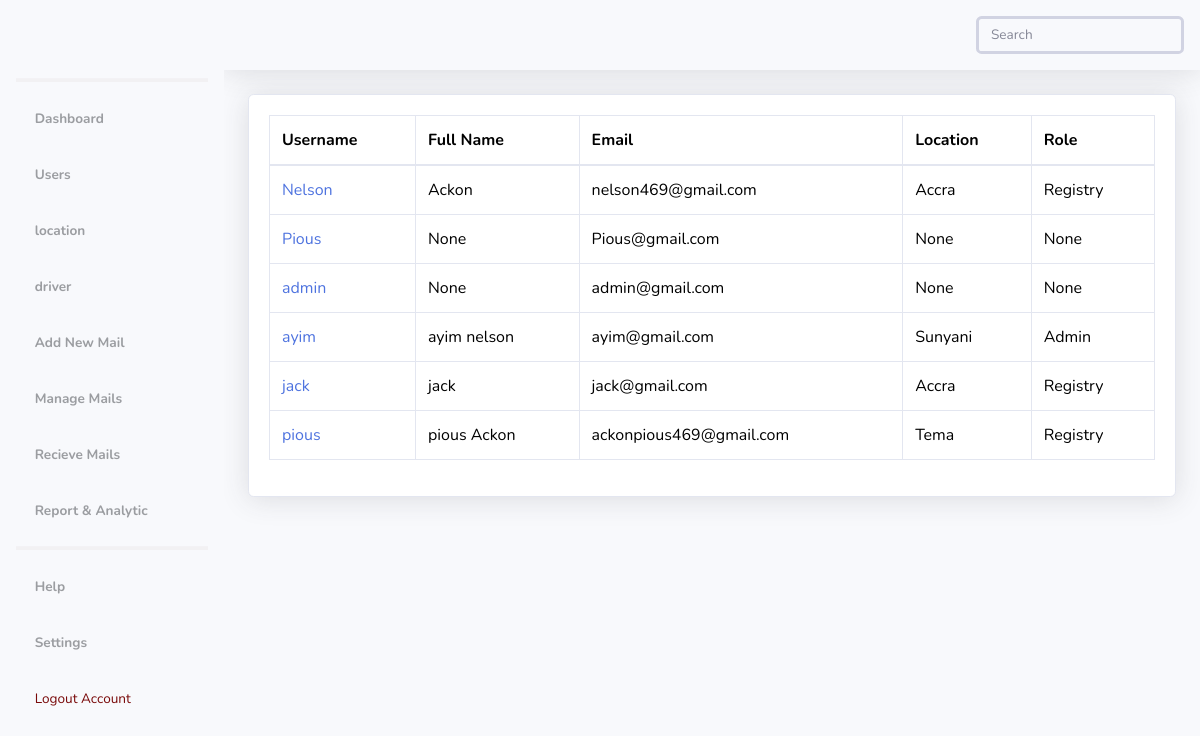
/dashboard/users (signed in), run on the app's committed database.
### authentication/models.py (models this page shows, shortened)
class User(AbstractUser):
    full_name = models.CharField(max_length=200, null=True, blank=False)
    email = models.EmailField(unique=True, null=True, blank=False)
    is_admin = models.BooleanField(default=False)
    is_registry = models.BooleanField(default=False)
    location = models.ForeignKey(Location, on_delete=models.SET_NULL, null=True, blank=False)
    class Meta:
        ordering = ['username']

class Location(models.Model):
    name = models.CharField(max_length=100, unique=True)
    created_at = models.DateTimeField(auto_now_add=True)
    updated_at = models.DateTimeField(auto_now=True)
    def __str__(self):
        return self.name

### management/views.py (the view)
# urls.py: path('users', UserListView.as_view(), name='users' ),
@method_decorator([login_required, admin_required], name='dispatch')
class UserListView(ListView):
    model = User
    template_name = 'authentication/user_list.html'
    context_object_name = 'users'

### management/templatetags/custom_tags.py (called while the page is built)
@register.simple_tag(takes_context=True)
def get_locations(context):
    request = context['request']
    user_location = request.user.location
    if request.user.is_authenticated and request.user.is_admin:
        locations = Location.objects.all()
    else:
        locations = Location.objects.exclude(id=user_location.id)
    return locations

### templates/authentication/user_list.html (shortened to what this page needs)
{% load static %}
<!DOCTYPE html>
<html lang="en">
<head>
    {% include 'components/css.html' %}
</head>
<body id="page-top">
    <div id="wrapper">
            {% include 'components/sidebar.html' %}
        <div id="content-wrapper" class="d-flex flex-column">
            <div id="content">
                {% include 'components/navbar.html' %}
                <div class="container-fluid">
                    <div class="card shadow mb-4">
                        <div class="card-body">
                            <div class="table-responsive">
                                <table class="table table-bordered" id="dataTable" width="100%" cellspacing="0">
                                    <thead>
                                        <tr>
                                            <th>Username</th>
                                            <th>Full Name</th>
                                            <th>Email</th>
                                            <th>Location</th>
                                            <th>Role</th>
                                        </tr>
                                    </thead>
                                    <tbody>
                                        {% for user in users %}
                                        <tr>
                                            <td><a href="{% url 'user_detail' user.pk %}">{{user.username}}</a></td>
                                            <td>{{user.full_name}}</td>
                                            <td>{{user.email}}</td>
                                            <td>{{user.location}}</td>
                                            {% if user.is_admin %}
                                            <td>Admin</td>
                                            {% elif user.is_registry %}
                                            <td>Registry</td>
                                            {% else %}
                                            <td>None</td>
                                            {% endif %}
                                        </tr>
                                        {% endfor %}
                                    </tbody>
                                </table>
                            </div>
                        </div>
                    </div>
                </div>
            </div>
        </div>
    </div>
</body>
</html>

### data on the page
User: username "Nelson", full_name "Ackon", email "nelson469@gmail.com", location "Accra", is_admin "Registry"
User: username "Pious", full_name "None", email "Pious@gmail.com", location "None", is_admin "None"
User: username "admin", full_name "None", email "admin@gmail.com", location "None", is_admin "None"
User: username "ayim", full_name "ayim nelson", email "ayim@gmail.com", location "Sunyani", is_admin "Admin"
User: username "jack", full_name "jack", email "jack@gmail.com", location "Accra", is_admin "Registry"
User: username "pious", full_name "pious Ackon", email "ackonpious469@gmail.com", location "Tema", is_admin "Registry"
